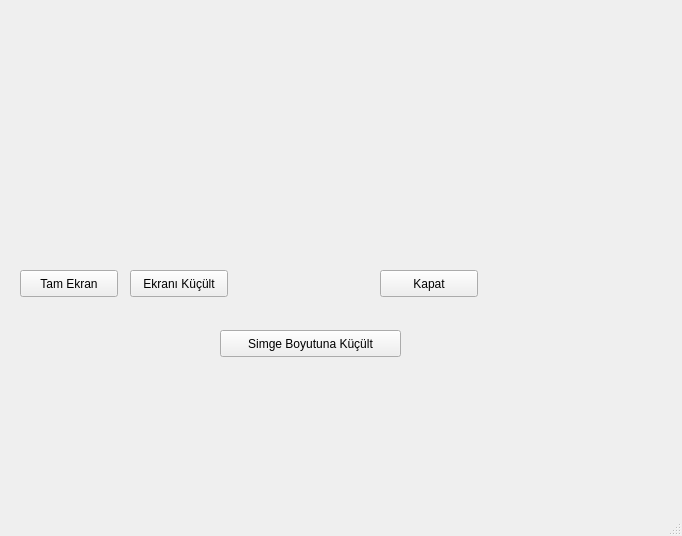
<?xml version="1.0" encoding="UTF-8"?>
<ui version="4.0">
 <class>MainWindow</class>
 <widget class="QMainWindow" name="MainWindow">
  <property name="geometry">
   <rect>
    <x>0</x>
    <y>0</y>
    <width>682</width>
    <height>536</height>
   </rect>
  </property>
  <property name="windowTitle">
   <string>MainWindow</string>
  </property>
  <widget class="QWidget" name="centralwidget">
   <widget class="QPushButton" name="pushButton">
    <property name="geometry">
     <rect>
      <x>380</x>
      <y>270</y>
      <width>98</width>
      <height>27</height>
     </rect>
    </property>
    <property name="text">
     <string>Kapat</string>
    </property>
   </widget>
   <widget class="QPushButton" name="pushButton_2">
    <property name="geometry">
     <rect>
      <x>20</x>
      <y>270</y>
      <width>98</width>
      <height>27</height>
     </rect>
    </property>
    <property name="text">
     <string>Tam Ekran</string>
    </property>
   </widget>
   <widget class="QPushButton" name="pushButton_3">
    <property name="geometry">
     <rect>
      <x>130</x>
      <y>270</y>
      <width>98</width>
      <height>27</height>
     </rect>
    </property>
    <property name="text">
     <string>Ekranı Küçült</string>
    </property>
   </widget>
   <widget class="QPushButton" name="pushButton_4">
    <property name="geometry">
     <rect>
      <x>220</x>
      <y>330</y>
      <width>181</width>
      <height>27</height>
     </rect>
    </property>
    <property name="text">
     <string>Simge Boyutuna Küçült</string>
    </property>
   </widget>
  </widget>
  <widget class="QMenuBar" name="menubar">
   <property name="geometry">
    <rect>
     <x>0</x>
     <y>0</y>
     <width>682</width>
     <height>25</height>
    </rect>
   </property>
  </widget>
  <widget class="QStatusBar" name="statusbar"/>
 </widget>
 <resources/>
 <connections>
  <connection>
   <sender>pushButton</sender>
   <signal>clicked()</signal>
   <receiver>MainWindow</receiver>
   <slot>close()</slot>
   <hints>
    <hint type="sourcelabel">
     <x>168</x>
     <y>188</y>
    </hint>
    <hint type="destinationlabel">
     <x>340</x>
     <y>267</y>
    </hint>
   </hints>
  </connection>
  <connection>
   <sender>pushButton_2</sender>
   <signal>clicked()</signal>
   <receiver>MainWindow</receiver>
   <slot>showFullScreen()</slot>
   <hints>
    <hint type="sourcelabel">
     <x>68</x>
     <y>308</y>
    </hint>
    <hint type="destinationlabel">
     <x>340</x>
     <y>267</y>
    </hint>
   </hints>
  </connection>
  <connection>
   <sender>pushButton_3</sender>
   <signal>clicked()</signal>
   <receiver>MainWindow</receiver>
   <slot>showNormal()</slot>
   <hints>
    <hint type="sourcelabel">
     <x>178</x>
     <y>308</y>
    </hint>
    <hint type="destinationlabel">
     <x>340</x>
     <y>267</y>
    </hint>
   </hints>
  </connection>
  <connection>
   <sender>pushButton_4</sender>
   <signal>clicked()</signal>
   <receiver>MainWindow</receiver>
   <slot>showMinimized()</slot>
   <hints>
    <hint type="sourcelabel">
     <x>310</x>
     <y>368</y>
    </hint>
    <hint type="destinationlabel">
     <x>340</x>
     <y>267</y>
    </hint>
   </hints>
  </connection>
 </connections>
</ui>
